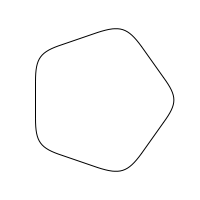
Frame 1 (no input)
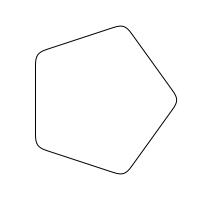
Frame 60 (the mouse pressed at the canvas centre just before this capture)
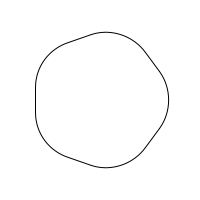
Frame 120 (the mouse held since frame 60 and released just before this capture)

The Processing sketch that drew these frames (run headless with seeded random() and noise(); from frame 60 on, the mouse is pressed at the canvas centre):

// Processing sketch: rounded_regular_poly
// ── rounded_regular_poly.pde
//https://forum.processing.org/one/topic/rounded-polygon.html

int numVertices = 5;
PVector[] vertices;
PVector[] cwVertices; //clockwise offset from vertices
PVector[] acwVertices; //anticlockwise offset from vertices
PVector[] cwBeziers; //clockwise Bezier control point from vertices
PVector[] acwBeziers; //anticlockwise Bezier control point from vertices
PVector centre;
int radius = 80;
float cornerOffset = 0.3;
float maxCornerOffset = 0.5;
float minCornerOffset = 0.1;
float cornerOffsetInc = 0.01;
float bezierOffset = 0.05;
float bezierOffsetInc = 0.05;
void setup()
{
  size(200, 200);
  background(255);
  frameRate(6);
  smooth();
  noFill();
 
  centre = new PVector(width/2, height/2);
 
  vertices = new PVector[numVertices];
  cwVertices = new PVector[numVertices];
  acwVertices = new PVector[numVertices];
  cwBeziers = new PVector[numVertices];
  acwBeziers = new PVector[numVertices];
 
  for(int v = 0; v < numVertices; v++)
  {
    float vx = centre.x + radius * cos(v * TWO_PI/numVertices);
    float vy = centre.y + radius * sin(v * TWO_PI/numVertices);
    vertices[v] = new PVector(vx, vy);
  }
}
void draw()
{
  background(255);
  for(int v = 0; v < numVertices; v++)
  {
    //anticlockwise vertices and bezier control points
    int u = (v+numVertices-1) % numVertices;
    float dx = vertices[v].x - vertices[u].x;
    float dy = vertices[v].y - vertices[u].y;
    acwVertices[v] = new PVector(vertices[v].x - dx * cornerOffset, vertices[v].y - dy * cornerOffset);
    acwBeziers[v] = new PVector(vertices[v].x - dx * bezierOffset, vertices[v].y - dy * bezierOffset);
    //clockwise vertices and bezier control points
    int w = (v+1) % numVertices;
    dx = vertices[w].x - vertices[v].x;
    dy = vertices[w].y - vertices[v].y;
    cwVertices[v] = new PVector(vertices[v].x + dx * cornerOffset, vertices[v].y + dy * cornerOffset);
    cwBeziers[v] = new PVector(vertices[v].x + dx * bezierOffset, vertices[v].y + dy * bezierOffset);
  }
 
  for(int v = 0; v < numVertices; v++)
  {
    int u = (v+1) % numVertices;
    int w = (v+numVertices-1) % numVertices;
    line(cwVertices[v].x, cwVertices[v].y, acwVertices[u].x, acwVertices[u].y);
   
    float startx = acwVertices[v].x;
    float starty = acwVertices[v].y;
    float controlx1 = acwBeziers[v].x;
    float controly1 = acwBeziers[v].y;
    float controlx2 = cwBeziers[v].x;
    float controly2 = cwBeziers[v].y;
    float endx = cwVertices[v].x;
    float endy = cwVertices[v].y;
    //to see start and end vertices
    //fill(0, 255, 0); ellipse(startx, starty, 5, 5);
    //fill(255, 0, 0); ellipse(endx, endy, 5, 5);
    //noFill();
    bezier(startx, starty, controlx1, controly1, controlx2, controly2, endx, endy);
  }
  cornerOffset += cornerOffsetInc;
  bezierOffset += bezierOffsetInc;
  if(cornerOffset > maxCornerOffset || cornerOffset < minCornerOffset) cornerOffsetInc *= -1;
  if(bezierOffset > cornerOffset)
  {
    bezierOffset = cornerOffset;
    bezierOffsetInc *= -1;
  }
  if(bezierOffset < 0) bezierOffsetInc *= -1;
}
